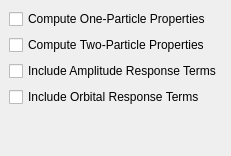
       <widget class="QWidget" name="AdvancedProperties" >
        <layout class="QVBoxLayout" >
         <property name="margin" >
          <number>9</number>
         </property>
         <property name="spacing" >
          <number>6</number>
         </property>
         <item>
          <widget class="QCheckBox" name="cc_properties" >
           <property name="text" >
            <string>Compute One-Particle Properties</string>
           </property>
          </widget>
         </item>
         <item>
          <widget class="QCheckBox" name="cc_two_particle_properties" >
           <property name="text" >
            <string>Compute Two-Particle Properties</string>
           </property>
          </widget>
         </item>
         <item>
          <widget class="QCheckBox" name="cc_amplitude_response" >
           <property name="text" >
            <string>Include Amplitude Response Terms</string>
           </property>
          </widget>
         </item>
         <item>
          <widget class="QCheckBox" name="cc_full_response" >
           <property name="text" >
            <string>Include Orbital Response Terms</string>
           </property>
          </widget>
         </item>
         <item>
          <spacer>
           <property name="orientation" >
            <enum>Qt::Vertical</enum>
           </property>
           <property name="sizeHint" >
            <size>
             <width>20</width>
             <height>40</height>
            </size>
           </property>
          </spacer>
         </item>
        </layout>
       </widget>
